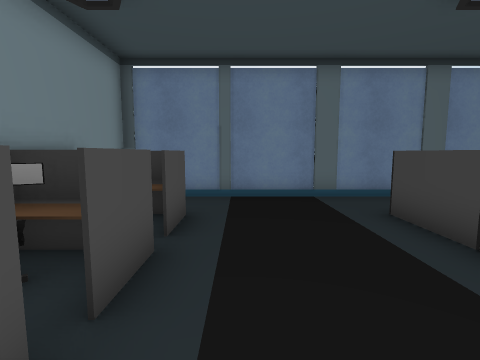
[1] (above)

21 first-person views from a walk through a scene from a Unity 3-D project. The camera is 1.3 m above the floor, tilts 6° down and sees 85° across. The floor is counted in squares, 1 m on a side. Each view is taken from the middle of a square. On the plan, view 1 faces up. The plan holds only what a view shows up to about 13 squares ahead; the rest is blank. The place goes on beyond the plan. The player is left out. Door leaves are left out, so doorways stand open. Some surface patterns are stand-ins.

[2]
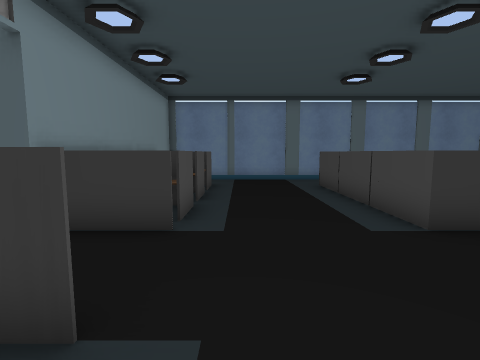

[3]
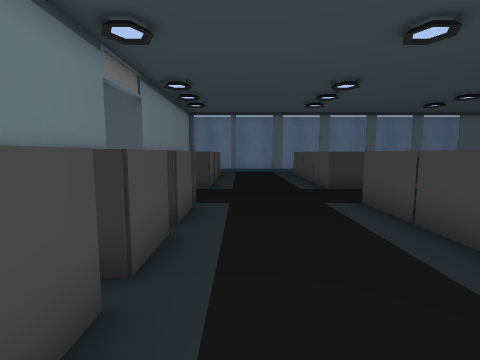

[4]
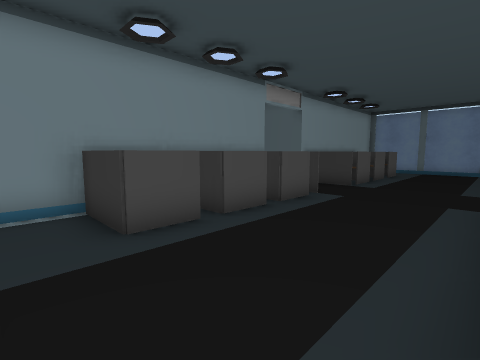

[5]
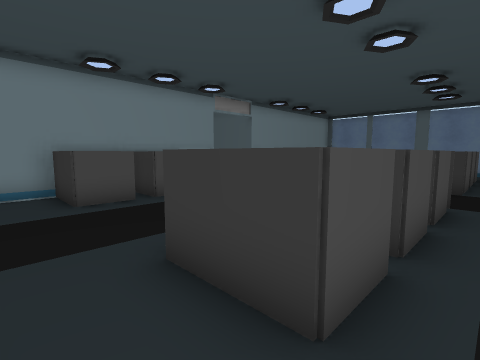

[6]
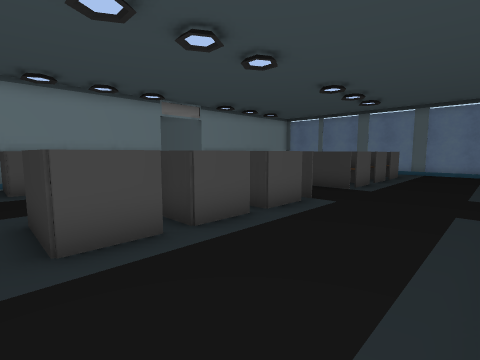

[7]
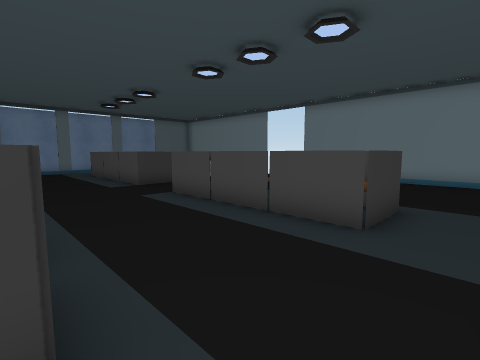

[8]
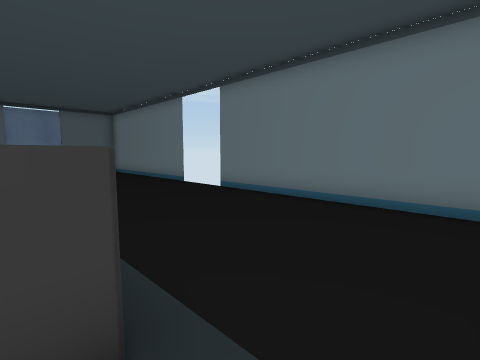

[9]
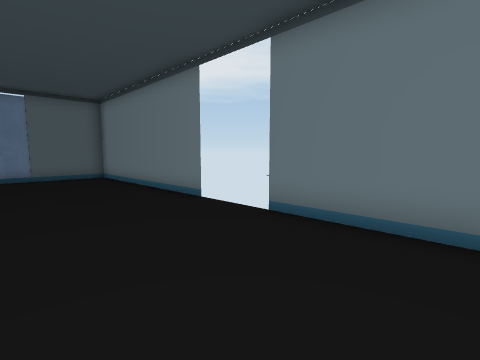

[10]
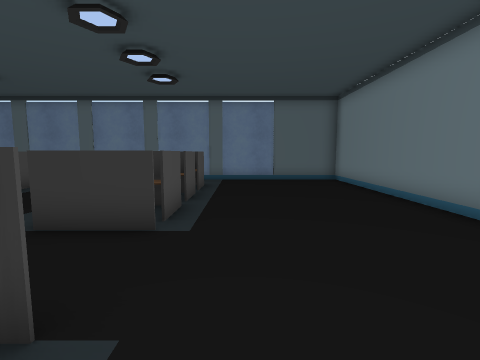

[11]
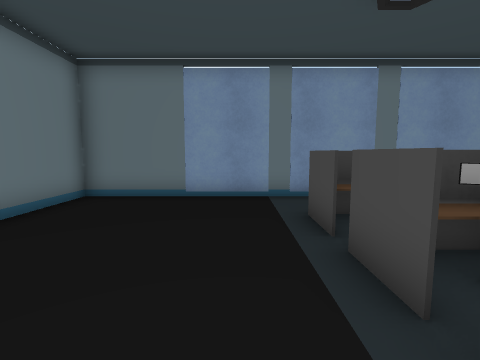

[12]
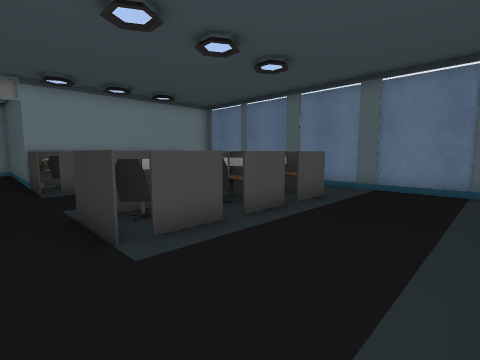

[13]
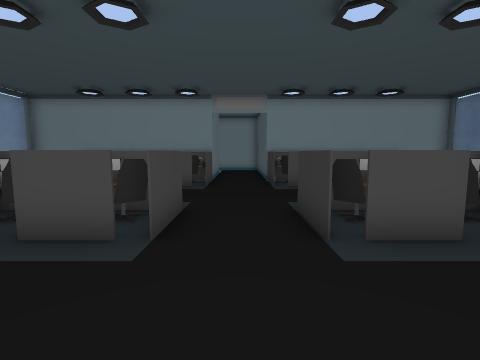

[14]
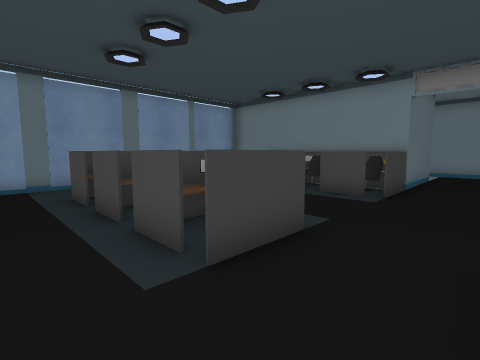

[15]
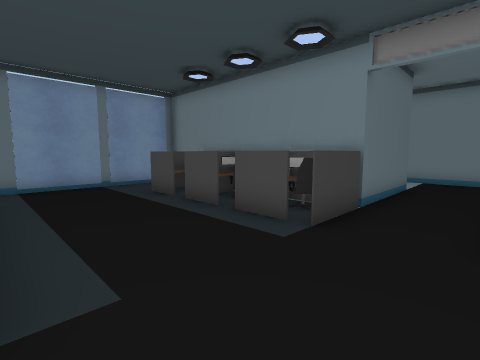

[16]
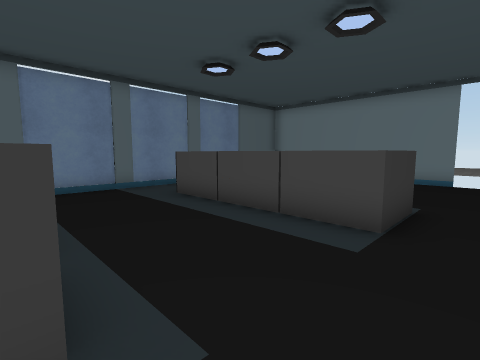

[17]
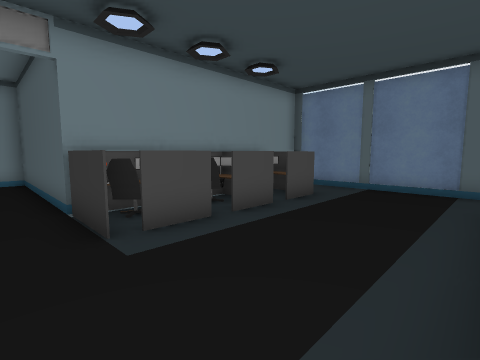

[18]
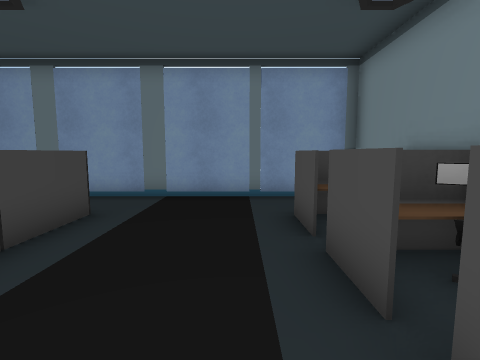

[19]
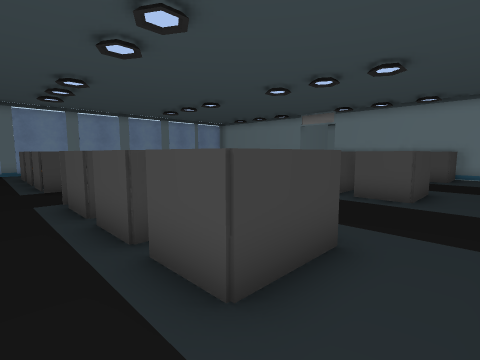

[20]
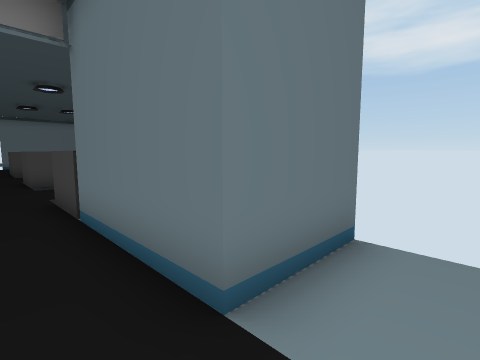

[21]
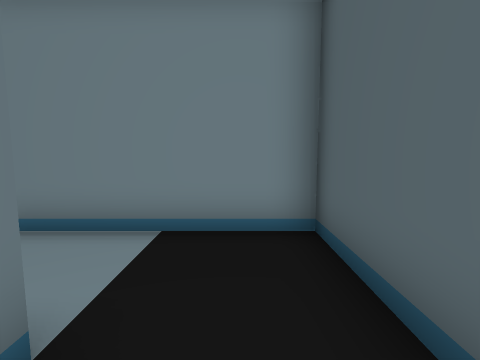

### Floor plan
Key: @ floor where view 1 was taken; # wall or solid block; x gap in a wall; . floor; D open door; ^ raised ledge; v drop or lower ground.
Columns run from 10 left of view 1 to 18 right of it. Each row starts with its distance up from view 1.
  8        ######################
  7       #.....................#
  6       #.....................#
  5        ^^^...#^^....^^......#
  4        ###...# x....##......#
  3        ^^^...^^^....^^......#
  2       D###...#^x....##......#
  1       D#^^...#^^....^^......#
  0       D###@..^^x....##......D
 -1 v#####D##.....##....##......#
 -2 #.....D.....................#
 -3 #..###D##.....##....##......#
 -4 #..#   ###...^^x....##......D
 -5 #..#   #^^...#^^....^^......#
 -6 vvv    ###...#^x....##......#
 -7        ^^^...^^^....^^......#
 -8        ###...#^x....##......#
 -9        ^^^...#^^....^^......#
-10       #.....................#
-11       #.....................#
-12        ######################

Where each view was taken, in squares from view 1:
view 1: 0 up, 0 right, facing up
view 2: 5 down, 0 right, facing up
view 3: 10 down, 0 right, facing up
view 4: 11 down, 3 right, facing up-left
view 5: 11 down, 6 right, facing up-left
view 6: 10 down, 9 right, facing up-left
view 7: 11 down, 5 right, facing up-right
view 8: 11 down, 11 right, facing up-right
view 9: 7 down, 13 right, facing up-right
view 10: 5 down, 13 right, facing up
view 11: 4 down, 13 right, facing down
view 12: 2 down, 9 right, facing up-left
view 13: 2 down, 9 right, facing left
view 14: 1 down, 7 right, facing down-left
view 15: 1 down, 3 right, facing down-left
view 16: 2 down, 5 right, facing up-right
view 17: 2 down, 3 right, facing up-left
view 18: 4 down, 0 right, facing down
view 19: 7 up, 13 right, facing down-left
view 20: 2 down, 9 left, facing down-right
view 21: 2 down, 6 left, facing left
